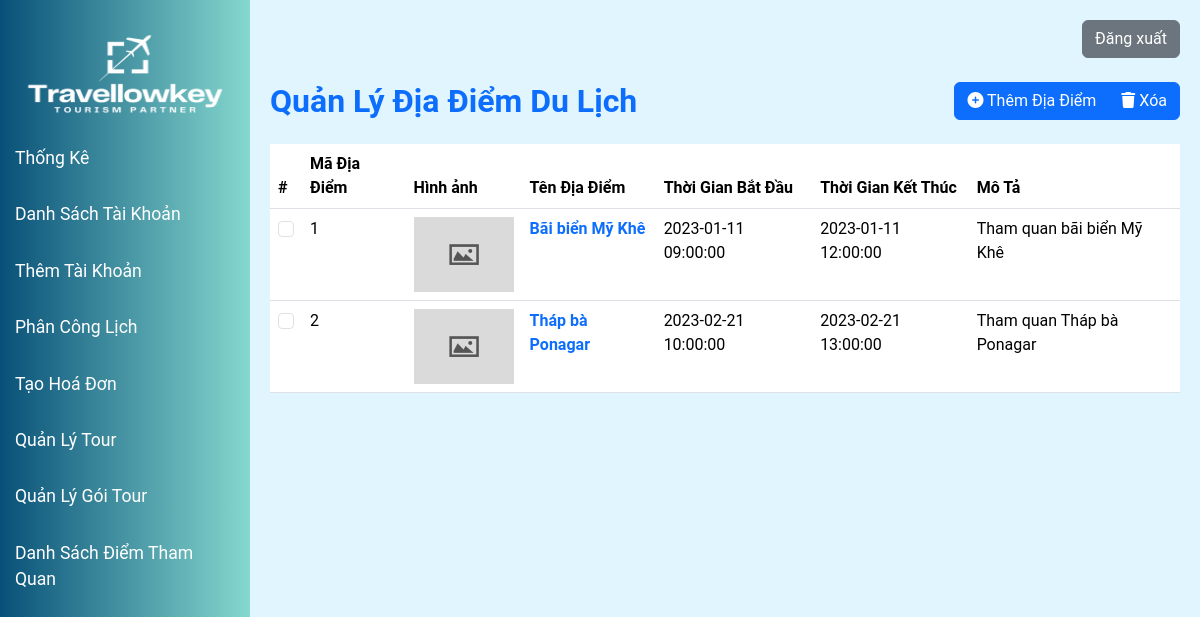
Page /modules/sightseeing_spot/index.php on the earlier database version.
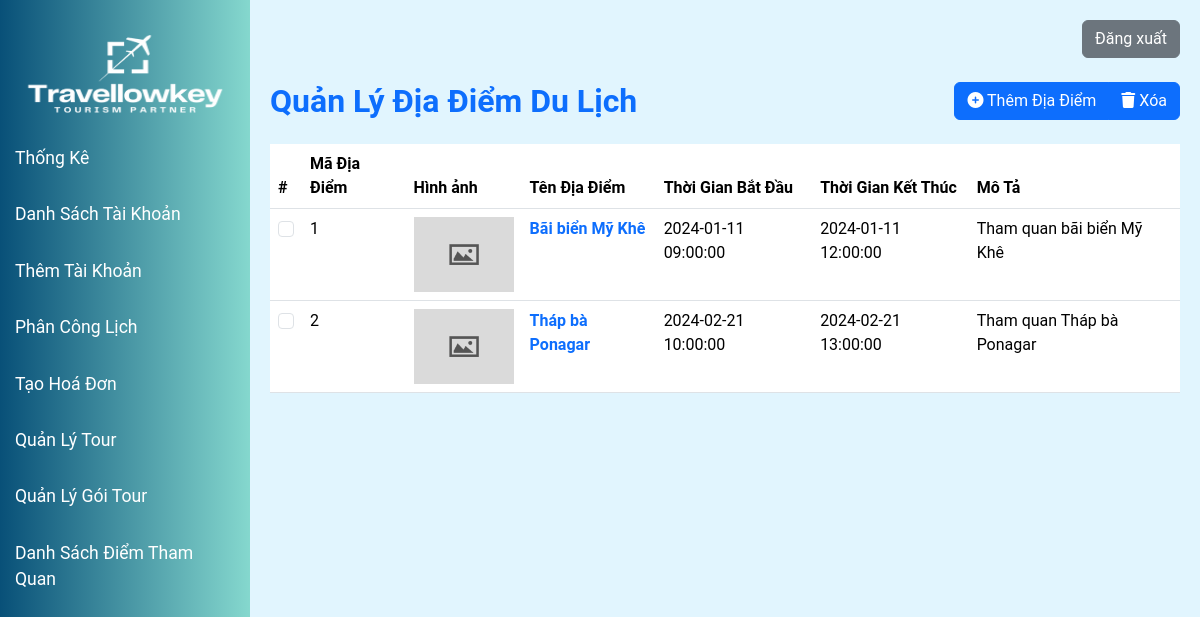
Same page on the later database version.
### tables this page shows
CREATE TABLE `sightseeingspot` (
  `spotCode` int(11) NOT NULL AUTO_INCREMENT,
  `spotName` varchar(100) DEFAULT NULL,
  `startTime` datetime DEFAULT NULL,
  `endTime` datetime DEFAULT NULL,
  `description` varchar(500) DEFAULT NULL,
  `tourPackageCode` int(11) DEFAULT NULL,
  `vehicleCode` int(11) DEFAULT NULL,
  `image` varchar(100) DEFAULT NULL,
  PRIMARY KEY (`spotCode`),
  KEY `tourPackageCode` (`tourPackageCode`),
  KEY `vehicleCode` (`vehicleCode`),
  CONSTRAINT `sightseeingspot_ibfk_1` FOREIGN KEY (`tourPackageCode`) REFERENCES `tourpackage` (`tourPackageCode`),
  CONSTRAINT `sightseeingspot_ibfk_2` FOREIGN KEY (`vehicleCode`) REFERENCES `vehicle` (`vehicleCode`)
);

### models/spot.php (called while the page is built, shortened)
<?php
include_once("clsKetNoi.php");
class modelSpot
{
    private $conn;
    function __construct()
    {
        $p = new clsKetNoi();
        $this->conn = $p->ketNoiDB();
    }
    public function selectAllSpots()
    {
        if ($this->conn) {
            $query = "SELECT * FROM sightseeingspot";
            $result = $this->conn->query($query);
            $spots = [];
            while ($row = $result->fetch_assoc()) {
                $spots[] = $row;
            }
            return $spots;
        } else {
            return false;
        }
    }
}
?>

### models/clsKetNoi.php (called while the page is built, shortened)
<?php
class clsKetNoi {
    function ketNoiDB() {
        $this->conn = new mysqli("localhost", "root", "", "ptud");
        return $this->conn;
    }
}
?>

### modules/sightseeing_spot/list.php (the view, shortened to what this page needs)
<?php
$db = new modelSpot();
$data = $db->selectAllSpots();
?>
<div class="row">
    <div class="col-6">
        <h2 class="text-primary fw-bold mb-4">Quản Lý Địa Điểm Du Lịch</h2>
    </div>
    <div class="col-6 text-end">
        <div class="btn-group" role="group" aria-label="Basic example">
            <a type="button" class="btn btn-primary" href="/Tour_management/modules/sightseeing_spot/index.php?a=create">
                <i class="fa-solid fa-circle-plus"></i>
                Thêm Địa Điểm
            </a>
            <button type="button" class="btn btn-primary" onclick="confirmDeleteSelected()">
                <i class="fa fa-trash"></i>
                Xóa
            </button>
        </div>
    </div>
</div>
<table class="table" id="spotManagerTable">
    <thead>
    <tr>
        <th scope="col">#</th>
        <th scope="col">Mã Địa Điểm</th>
        <th scope="col">Hình ảnh</th>
        <th scope="col">Tên Địa Điểm</th>
        <th scope="col">Thời Gian Bắt Đầu</th>
        <th scope="col">Thời Gian Kết Thúc</th>
        <th scope="col">Mô Tả</th>
    </tr>
    </thead>
    <tbody>
    <?php foreach ($data as $item): ?>
        <tr>
            <td><input class="form-check-input" type="checkbox" value="<?php echo $item['spotCode']; ?>" name="selected_ids[]"></td>
            <td><?php echo $item['spotCode']; ?></td>
            <td><img src="<?php echo $item['image'] ? `/Tour_management/modules/sightseeing_spot/` . $item['image'] : '/Tour_management/asset/images/default-thumbnail.jpg'; ?>" alt="<?php echo $item['spotName']; ?>" width="100px"/></td>
            <td><a href="/Tour_management/modules/sightseeing_spot/index.php?a=edit&id=<?php echo $item['spotCode']; ?>" class="text-decoration-none fw-bold"><?php echo $item['spotName']; ?></a></td>
            <td><?php echo $item['startTime']; ?></td>
            <td><?php echo $item['endTime']; ?></td>
            <td><?php echo $item['description']; ?></td>
        </tr>
    <?php endforeach; ?>
    </tbody>
</table>

### modules/sightseeing_spot/index.php (shortened to what this page needs)
<?php
include '../../models/spot.php';
?>
<!DOCTYPE html>
<html lang="vi">
<head>
    <link rel="stylesheet" href="/Tour_management/asset/css/dataTables.bootstrap5.css" id="theme-styles">
    <link rel="stylesheet" href="https://cdnjs.cloudflare.com/ajax/libs/font-awesome/6.6.0/css/all.min.css" />
    <link rel="stylesheet" href="/Tour_management/asset/css/bootstrap.min.css"/>
    <link rel="stylesheet" href="/Tour_management/asset/css/manager_home.css">
</head>
<body>
<div class="sidebar">
    <a href="/Tour_management/index.php" style="max-width: 100%;">
        <img id="logo" src="/Tour_management/asset/images/travellowkey_logo.png" alt="Logo">
    </a>
    <a href="/Tour_management/modules/manager_home/manager_home.php">Thống Kê</a>
    <a href="#">Danh Sách Tài Khoản</a>
    <a href="/Tour_management/modules/manager_home/add_employee.php">Thêm Tài Khoản</a>
    <a href="/Tour_management/modules/manager_home/assign.php">Phân Công Lịch</a>
    <a href="#">Tạo Hoá Đơn</a>
    <a href="/Tour_management/modules/tour_manage/index.php">Quản Lý Tour</a>
    <a href="/Tour_management/modules/tour_package/index.php">Quản Lý Gói Tour</a>
    <a href="/Tour_management/modules/sightseeing_spot/index.php">Danh Sách Điểm Tham Quan</a>
</div>
<div class="content">
    <div class="col mb-4">
        <div class="text-end">
            <form action="/Tour_management/index.php" method="POST">
                <button type="submit" name="logout" class="btn btn-secondary">Đăng xuất</button>
            </form>
        </div>
    </div>
    <?php
    if(isset($_GET['a'])) {
        $a = $_GET['a'];
        switch ($a) {
            case 'list':
                include 'list.php';
                break;
            case 'create':
                include 'create.php';
                break;
            case 'delete':
                include 'delete.php';
                break;
            case 'edit':
                include 'edit.php';
                break;
            default:
                include 'list.php';
        }
    } else {
        include 'list.php';
    }
    ?>
</div>
</body>
</html>

### asset/css/manager_home.css (style rules this page uses)
body { font-family: 'Roboto', sans-serif; background-color: #e0f7fa; margin: 0; height: 100vh; overflow: hidden; }
.sidebar { height: 100vh; background: linear-gradient(90deg, rgba(8,80,120,1) 0%, rgba(133,216,206,1) 100%) !important; padding-top: 20px; width: 250px; position: fixed; }
.sidebar a { font-size: 1.1rem; color: white; padding: 15px; text-decoration: none; display: block; }
.content { margin-left: 250px; padding: 20px; height: 100vh; overflow-y: auto; background-color: #e1f5fe; }
#logo { max-height: 10vh; width: 100%; display: block; margin: auto; }
.row { display: flex; justify-content: space-between; flex-wrap: wrap; }

Differences in the rows shown:
changed sightseeingspot "Bãi biển Mỹ Khê": startTime "2023-01-11 09:00:00" → "2024-01-11 09:00:00"; endTime "2023-01-11 12:00:00" → "2024-01-11 12:00:00"
changed sightseeingspot "Tháp bà Ponagar": startTime "2023-02-21 10:00:00" → "2024-02-21 10:00:00"; endTime "2023-02-21 13:00:00" → "2024-02-21 13:00:00"
